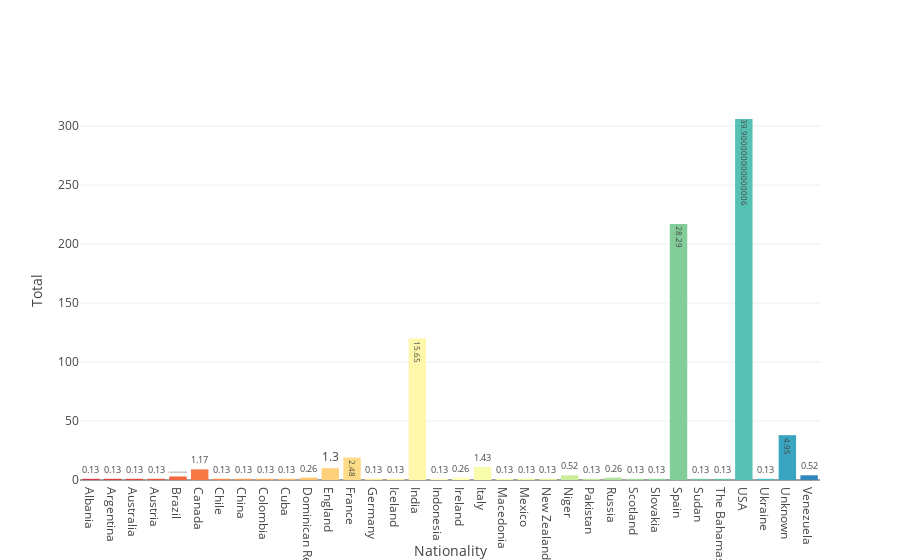

Notebook code for this chart:
### Markdown cell above
## Distribution of the origin of the participants

### Code cell
data_complete_nationality = data_complete_en.copy(deep=True)

data_complete_nationality[['Nationality']] = data_complete_nationality[[
    'Nationality']].fillna(value=33)

data_complete_nationality[['Nationality']] = pd.to_numeric(
    data_complete_nationality['Nationality'], downcast='signed', errors='coerce')

# display(data_complete_nationality['Nationality'].describe())
# display(data_complete_nationality['Nationality'].value_counts().sort_index())


labels_nationality = ['Spain', 'Colombia', 'Mexico', 'Dominican Rep.', 'Austria',
                      'Chile', 'France', 'Canada', 'Niger', 'China',
                      'Australia', 'Russia', 'Germany', 'Brazil', 'USA',
                      'India', 'Slovakia', 'Italy', 'England', 'Cuba', 'Ukraine',
                      'Venezuela', 'Indonesia', 'Albania',
                      'Pakistan', 'The Bahamas', 'Argentina',
                      'Iceland', 'Scotland', 'Sudan', 'New Zealand', 'Ireland',
                      'Macedonia', 'Unknown']
tickvals_nationality = [0, 1, 2, 3, 4, 5, 6, 7, 8, 9, 10, 11,
                        12, 13, 14, 15, 16, 17, 18, 19, 20, 21,
                        22, 23, 24, 25, 26, 27, 28, 29, 30, 31,
                        32, 33]

data_complete_nationality['Nationality'].replace(
    tickvals_nationality, labels_nationality, inplace=True)


print('Describing the variable Nationality')
display(data_complete_nationality['Nationality'].describe())
print('Count of each value in Nationality expresed as nationality / amount')
display(data_complete_nationality['Nationality'].value_counts())
print('Percentage of each value in Nationality expresed as nationality / percentage')
display(data_complete_nationality['Nationality'].value_counts(
    normalize=True).round(4) * 100)

data7 = [go.Bar(x=sorted(data_complete_nationality['Nationality'].unique()),
                y=data_complete_nationality['Nationality'].value_counts(
).sort_index(),
    text=(data_complete_nationality['Nationality'].value_counts(
        normalize=True).sort_index().round(4) * 100),
    marker=dict(color=cl.interp(cl.scales['9']['div']['Spectral'], data_complete_nationality['Nationality'].nunique())),            
    name='Nationality')]
layout7 = go.Layout(
    xaxis=go.layout.XAxis(
        # ticktext=labels_nationality,
        # tickvals=tickvals_nationality,
        title='Nationality'
    ),
    yaxis=go.layout.YAxis(
        title="Total"),
    bargap=0.2,
)
fig7 = go.Figure(data=data7, layout=layout7)
iplot(fig7)
plt.show()

### Figure 1 — Plotly figure (JSON) as saved in the notebook; plotly's stock layout.template omitted (floating-point values rounded to 4 significant figures)
{"data": [{"marker": {"color": ["hsl(353.0, 64.0%, 53.0%)", "hsl(358.09090909090907, 69.81818181818181%, 54.696969696969695%)", "hsl(3.181818181818187, 75.63636363636364%, 56.39393939393939%)", "hsl(8.272727272727252, 81.45454545454545%, 58.09090909090909%)", "hsl(13.363636363636374, 87.27272727272728%, 59.78787878787879%)", "hsl(17.181818181818183, 89.9090909090909%, 61.696969696969695%)", "hsl(20.81818181818182, 92.0909090909091%, 63.63636363636364%)", "hsl(24.454545454545453, 94.27272727272728%, 65.57575757575758%)", "hsl(28.090909090909093, 96.45454545454545%, 67.51515151515152%)", "hsl(31.727272727272727, 97.18181818181819%, 69.63636363636364%)", "hsl(35.36363636363637, 97.42424242424242%, 71.81818181818181%)", "hsl(39.0, 97.66666666666667%, 74.0%)", "hsl(42.63636363636364, 97.9090909090909%, 76.18181818181819%)", "hsl(46.42424242424242, 98.3030303030303%, 78.51515151515152%)", "hsl(50.303030303030305, 98.78787878787878%, 80.93939393939394%)", "hsl(54.18181818181818, 99.27272727272727%, 83.36363636363636%)", "hsl(58.06060606060606, 99.75757575757575%, 85.78787878787878%)", "hsl(61.09090909090909, 97.81818181818181%, 85.78787878787878%)", "hsl(63.272727272727266, 93.45454545454547%, 83.36363636363637%)", "hsl(65.45454545454545, 89.09090909090908%, 80.93939393939394%)", "hsl(67.63636363636364, 84.72727272727272%, 78.51515151515152%)", "hsl(72.9090909090909, 78.63636363636364%, 76.81818181818181%)", "hsl(83.33333333333331, 69.66666666666669%, 76.33333333333333%)", "hsl(93.75757575757578, 60.69696969696968%, 75.84848484848484%)", "hsl(104.18181818181819, 51.72727272727272%, 75.36363636363636%)", "hsl(114.96969696969697, 44.81818181818182%, 73.96969696969697%)", "hsl(126.84848484848483, 44.09090909090909%, 69.84848484848486%)", "hsl(138.72727272727275, 43.36363636363636%, 65.72727272727272%)", "hsl(150.60606060606062, 42.63636363636363%, 61.6060606060606%)", "hsl(162.24242424242425, 42.484848484848484%, 57.63636363636364%)", "hsl(172.1818181818182, 46.36363636363636%, 54.727272727272734%)", "hsl(182.12121212121212, 50.24242424242425%, 51.81818181818181%)", "hsl(192.06060606060606, 54.121212121212125%, 48.90909090909091%)", "hsl(202.0, 58.0%, 46.0%)"]}, "name": "Nationality", "text": [0.13, 0.13, 0.13, 0.13, 0.39, 1.17, 0.13, 0.13, 0.13, 0.13, 0.26, 1.3, 2.48, 0.13, 0.13, 15.65, 0.13, 0.26, 1.43, 0.13, 0.13, 0.13, 0.52, 0.13, 0.26, 0.13, 0.13, 28.29, 0.13, 0.13, 39.9, 0.13, 4.95, 0.52], "type": "bar", "uid": "d9c33634-2daf-4187-a3ff-72e758ae5643", "x": ["Albania", "Argentina", "Australia", "Austria", "Brazil", "Canada", "Chile", "China", "Colombia", "Cuba", "Dominican Rep.", "England", "France", "Germany", "Iceland", "India", "Indonesia", "Ireland", "Italy", "Macedonia", "Mexico", "New Zealand", "Niger", "Pakistan", "Russia", "Scotland", "Slovakia", "Spain", "Sudan", "The Bahamas", "USA", "Ukraine", "Unknown", "Venezuela"], "y": [1, 1, 1, 1, 3, 9, 1, 1, 1, 1, 2, 10, 19, 1, 1, 120, 1, 2, 11, 1, 1, 1, 4, 1, 2, 1, 1, 217, 1, 1, 306, 1, 38, 4]}], "layout": {"bargap": 0.2, "xaxis": {"title": {"text": "Nationality"}}, "yaxis": {"title": {"text": "Total"}}}}
